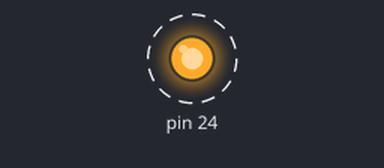
The program below on a simulated Raspberry Pi (header pin numbers). Parts: output pins drawn as LEDs (lit = HIGH). Dashed ring = blinking.

Above: at 0.2 s.
Timing chart, 0 to 3.0 s (numbered marks = the images above):
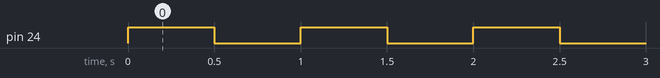

Measured:
- by itself, pin 24: alternates HIGH for 0.50 s and LOW for 0.50 s

The program:

saks-led.py
```python
#!/usr/bin/env python
# -*- coding: utf-8 -*-

import RPi.GPIO as gpio
import time

# board numbering, based on pin#
gpio.setmode(gpio.BOARD)
# output mode
gpio.setup(24, gpio.OUT)

while True:
    gpio.output(24, gpio.HIGH)
    time.sleep(0.5)
    gpio.output(24, gpio.LOW)
    time.sleep(0.5)
```
